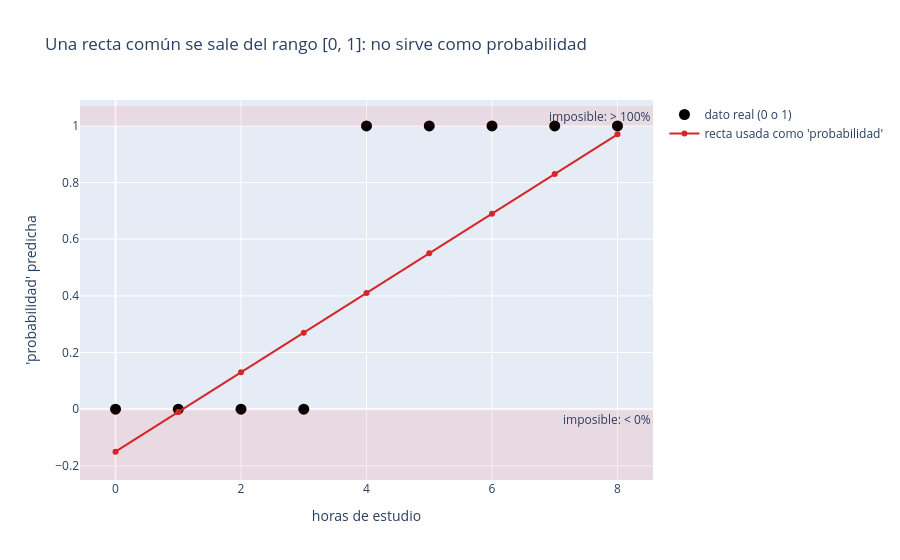

The notebook cell this image was saved under:
### Markdown cell above
## 1. Por qué no basta con una recta

En regresión lineal, el modelo calcula un puntaje $z = w^T x + b$ y lo usa
directamente como predicción. Si intentáramos usar ese mismo puntaje como si
fuera una probabilidad, tendríamos un problema: una recta no tiene techo ni
piso, así que para valores de $x$ suficientemente grandes o pequeños, "la
probabilidad" que prediría se saldría del rango $[0,1]$ — algo que no tiene
sentido (¿una probabilidad de 140%? ¿de -30%?).

Veámoslo directamente: imagina que intentamos predecir "¿aprobó el examen?"
(0 = no, 1 = sí) a partir de horas de estudio, usando una recta común.

### Code cell
horas = np.array([0, 1, 2, 3, 4, 5, 6, 7, 8])
aprobo = np.array([0, 0, 0, 0, 1, 1, 1, 1, 1])

# Una recta ajustada "a ojo" para pasar cerca de los puntos.
probabilidad_ingenua = -0.15 + 0.14 * horas

fig = go.Figure()
fig.add_trace(go.Scatter(x=horas, y=aprobo, mode="markers", name="dato real (0 o 1)", marker={"size": 11, "color": "black"}))
fig.add_trace(go.Scatter(x=horas, y=probabilidad_ingenua, mode="lines+markers", name="recta usada como 'probabilidad'", line={"color": "#d62728"}))
fig.add_hrect(y0=1, y1=probabilidad_ingenua.max() + 0.1, fillcolor="red", opacity=0.08, line_width=0, annotation_text="imposible: > 100%")
fig.add_hrect(y0=probabilidad_ingenua.min() - 0.1, y1=0, fillcolor="red", opacity=0.08, line_width=0, annotation_text="imposible: < 0%")
fig.update_layout(title="Una recta común se sale del rango [0, 1]: no sirve como probabilidad", xaxis_title="horas de estudio", yaxis_title="'probabilidad' predicha")
fig.show()

### Figure 1 — Plotly figure (JSON) as saved in the notebook; plotly's stock layout.template omitted (floating-point values rounded to 4 significant figures)
{"data": [{"marker": {"color": "black", "size": 11}, "mode": "markers", "name": "dato real (0 o 1)", "type": "scatter", "x": [0, 1, 2, 3, 4, 5, 6, 7, 8], "y": [0, 0, 0, 0, 1, 1, 1, 1, 1]}, {"line": {"color": "#d62728"}, "mode": "lines+markers", "name": "recta usada como 'probabilidad'", "type": "scatter", "x": [0, 1, 2, 3, 4, 5, 6, 7, 8], "y": [-0.15, -0.01, 0.13, 0.27, 0.41, 0.55, 0.69, 0.83, 0.97]}], "layout": {"annotations": [{"showarrow": false, "text": "imposible: > 100%", "x": 1, "xanchor": "right", "xref": "x domain", "y": 1.07, "yanchor": "top", "yref": "y"}, {"showarrow": false, "text": "imposible: < 0%", "x": 1, "xanchor": "right", "xref": "x domain", "y": 0, "yanchor": "top", "yref": "y"}], "shapes": [{"fillcolor": "red", "line": {"width": 0}, "opacity": 0.08, "type": "rect", "x0": 0, "x1": 1, "xref": "x domain", "y0": 1, "y1": 1.07, "yref": "y"}, {"fillcolor": "red", "line": {"width": 0}, "opacity": 0.08, "type": "rect", "x0": 0, "x1": 1, "xref": "x domain", "y0": -0.25, "y1": 0, "yref": "y"}], "title": {"text": "Una recta común se sale del rango [0, 1]: no sirve como probabilidad"}, "xaxis": {"title": {"text": "horas de estudio"}}, "yaxis": {"title": {"text": "'probabilidad' predicha"}}}}
